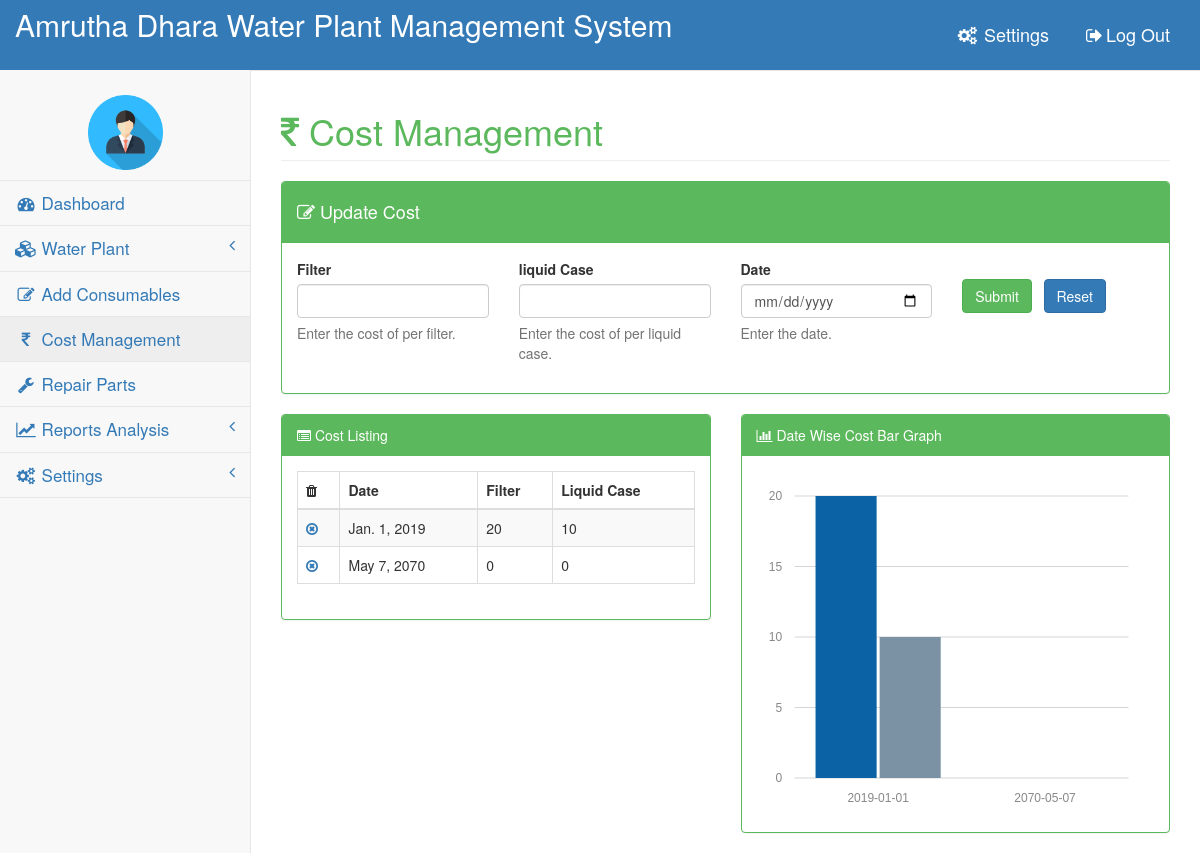
Page /wp/CostManagemnt/ (signed in) on the committed database.
### WP/models.py (models this page shows)
class Cost(models.Model):
    filters = models.CharField(max_length=5)
    liquid = models.CharField(max_length=5)
    date = models.DateField()

### WP/views.py (the view, shortened to what this page needs)
# urls.py: path('CostManagemnt/',views.cost_management,name="cost-management"),
@login_required
@superuser
def cost_management(request):
    if "GET"==request.method:
        data=Cost.objects.all().order_by('date')
        return render(request,'cost_management.html',{'data':data})

### WP/templates/cost_management.html (shortened to what this page needs)
{% extends 'base.html' %}
{% block body %}
<div id="page-wrapper">
    <div class="row">
        <div class="col-lg-12">
            <h1 style="color:#5CB85C"class="page-header"><i class="fa fa-rupee "></i>  Cost Management</h1>
        </div>
    </div>
    <div class="row">
        <div class="col-lg-12">
            <div class="panel panel-green">
                <div class="panel-heading">
                    <h4><i class="fa fa-edit"></i> Update Cost </h4>
                </div>
                <div class="panel-body">
                    <form method="POST" role="form" action="{% url 'WP:cost-management' %}">
                        <div class="row">
                            <div class="col-lg-12">
                            </div>
                            <div class="col-lg-3">
                                <div class="form-group">
                                    <label>Filter </label>
                                    <input class="form-control" id="id_filters" name="filter">
                                    <p class="help-block">Enter the cost of per filter.</p>
                                </div>
                            </div>
                            <div class="col-lg-3">
                                <div class="form-group">
                                    <label>liquid Case </label>
                                    <input class="form-control" id="id_liquid" name="liquid">
                                    <p class="help-block">Enter the cost of per liquid case.</p>
                                </div>
                            </div>
                            <div class="col-lg-3">
                                <div class="form-group">
                                    <label>Date </label>
                                    <input class="form-control" type="date" id="id_date" name="date">
                                    <p class="help-block">Enter the date.</p>
                                </div>
                            </div>
                            <div class="col-lg-3">
                                <div class="form-group">
                                    <br>
                                    <button type="submit" class="btn btn-success">Submit</button>
                                    &nbsp;&nbsp;<button type="reset" class="btn btn-primary">Reset</button>
                                </div>
                            </div>
                        </div>
                    </form>
                </div>
            </div>
        </div>
    </div>
    <div class="row">
        <div class="col-lg-6">
            <div class="panel panel-green">
                <div class="panel-heading">
                   <i class="fa fa-list-alt"></i> Cost Listing
                </div>
                <div class="panel-body">
                <table width="100%" class="table table-striped table-bordered table-hover" id="dataTables-example">
                    <thead>
                    <tr>
                        <th><i class="fa fa fa-trash"></i></th>
                        <th>Date</th>
                        <th>Filter</th>
                        <th>Liquid Case</th>
                    </tr>
                    </thead>
                    <tbody id="ajax-cost">
                    {% for i in data %}
                        <tr class="odd gradeX">
                            <td><a href="{% url 'WP:CostDelete' i.pk %}"><i class="fa fa fa-times-circle-o"></i></a></td>
                            <td>{{i.date}}</td>
                            <td>{{i.filters}}</td>
                            <td>{{i.liquid}}</td>
                        </tr>
                    {%endfor%}
                    </tbody>
                    </table>
                </div>
            </div>
        </div>
        <div class="col-lg-6">
                    <div class="panel panel-green">
                        <div class="panel-heading">
                           <i class="fa fa-bar-chart-o"></i> Date Wise Cost Bar Graph
                        </div>
                        <div class="panel-body">
                            <div id="morris-bar-chart"></div>
                        </div>
                    </div>
                </div>
    </div>
</div>
{% endblock%}

### rows in the picture
Cost: date "Jan. 1, 2019", filters "20", liquid "10"
Cost: date "May 7, 2070", filters "0", liquid "0"
